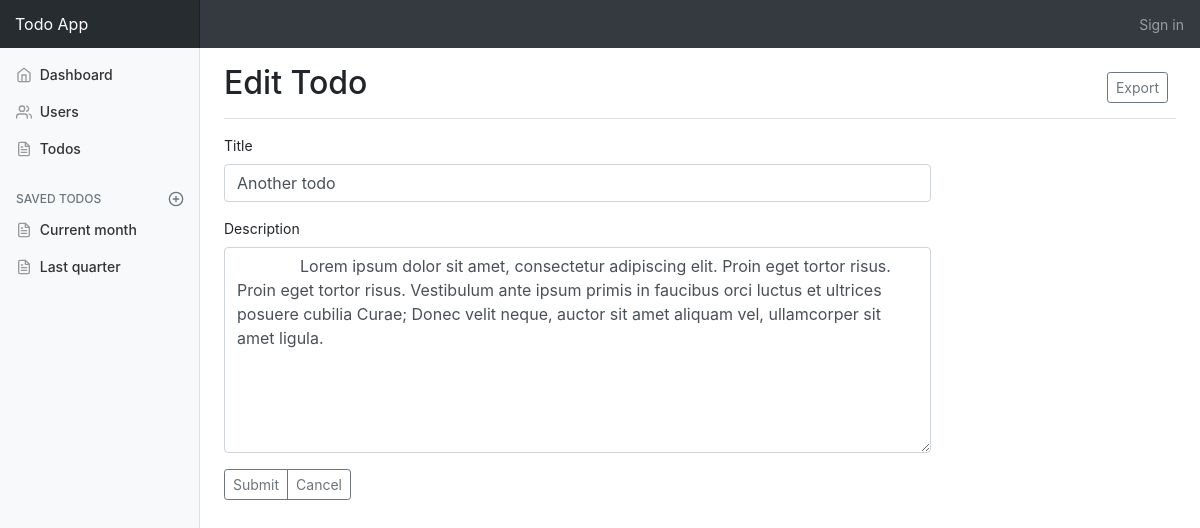
The app's page /todos/edit.php?todo_id=3 with its own data.
### tables this page shows
CREATE TABLE `Todo` (
  `todo_id` int(11) NOT NULL,
  `title` varchar(255) DEFAULT NULL,
  `description` text,
  `created_at` datetime DEFAULT CURRENT_TIMESTAMP,
  `updated_at` datetime DEFAULT CURRENT_TIMESTAMP,
  `user_id` int(11) DEFAULT NULL
);

### todos/edit.php (the view, shortened to what this page needs)
<?php
  require_once '../db/pdo.php';
  $todo_id = $_GET['todo_id'];
  $stmt = $conn->query("SELECT * FROM todo WHERE todo_id = '$todo_id'");
  $row = $stmt->fetch_assoc();
  $t = htmlentities($row['title']);
  $d = htmlentities($row['description']);
?>
<?php include_once '../includes/header.php'; ?>
<main role="main" class="col-md-9 ml-sm-auto col-lg-10 pt-3 px-4">
  <div class="d-flex justify-content-between flex-wrap flex-md-nowrap align-items-center pb-2 mb-3 border-bottom">
    <h1 class="h2">
      Edit Todo
    </h1>
    <div class="btn-toolbar mb-2 mb-md-0">
      <div class="btn-group mr-2">
        <button class="btn btn-sm btn-outline-secondary">Export</button>
      </div>
    </div>
  </div>
  <div class="row">
    <div class="col-md-9">
        <form method="post" action="">
          <div class="form-group">
            <label >Title</label>
            <input type="text" class="form-control" name="title" value="<?= $t ?>">
          </div>
          <div class="form-group">
            <label>Description</label>
            <textarea class="form-control" name="description" rows="8">
              <?= $d ?>
            </textarea>
          </div>
          <div class="btn-group mr-2">
            <button type="submit" class="btn btn-sm btn-outline-secondary">Submit</button>
            <a href="todo-list.php" class="btn btn-sm btn-outline-secondary">Cancel</a>
          </div>
      </form>
    </div>
  </div>
<?php include_once '../includes/footer.php'; ?>

### css/dashboard.css (style rules this page uses)
body { font-size: .875rem; }
.border-bottom { border-bottom: 1px solid #e5e5e5; }

### records on screen
todo: title "Another todo", description "Lorem ipsum dolor sit amet, consectetur adipiscing elit. Proin eget tortor risus. Proin eget tortor risus. Vestibulum ante ipsum primis in faucibus orci luctus et ultrices posuere cubilia Curae; Donec velit neque, auctor sit amet aliquam vel, ullamcorper sit amet ligula."
